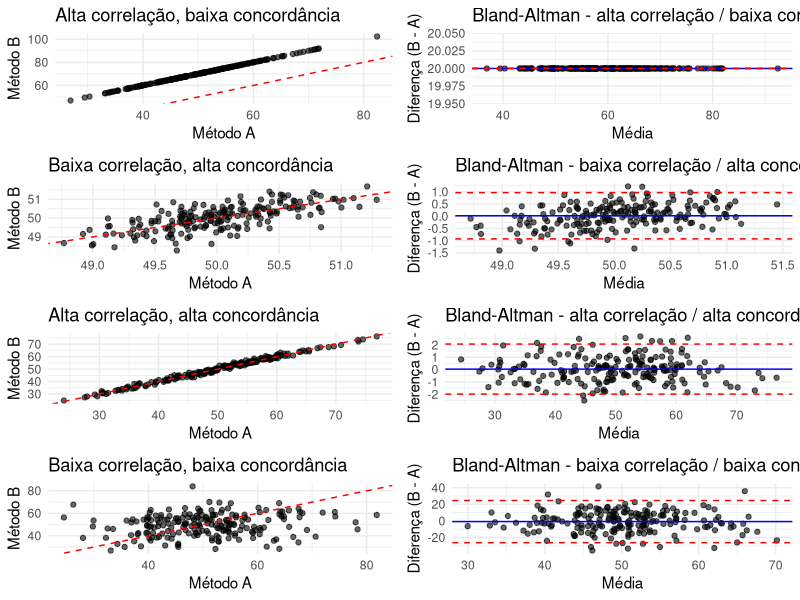

R code for this plot:
## ---- chunk 1
#| label: fig-concordancia-correlacao
#| echo: true
#| code-fold: true
#| code-summary: "Mostrar código da simulação"
#| message: false
#| warning: false
#| fig-width: 10
#| fig-height: 12
#| fig-cap: "Correlação e concordância em quatro cenários simulados."

library(ggplot2)

set.seed(123)

plot_scatter_identity <- function(df, titulo) {
  ggplot(df, aes(x = x, y = y)) +
    geom_point(alpha = 0.6) +
    geom_abline(
      slope = 1, intercept = 0,
      color = "red", linetype = "dashed"
    ) +
    labs(title = titulo, x = "Método A", y = "Método B") +
    theme_minimal()
}

plot_bland_altman <- function(df, titulo) {
  df$media <- (df$x + df$y) / 2
  df$diff <- df$y - df$x

  mean_diff <- mean(df$diff)
  sd_diff <- sd(df$diff)

  ggplot(df, aes(x = media, y = diff)) +
    geom_point(alpha = 0.6) +
    geom_hline(yintercept = mean_diff, color = "blue") +
    geom_hline(
      yintercept = mean_diff + 1.96 * sd_diff,
      linetype = "dashed", color = "red"
    ) +
    geom_hline(
      yintercept = mean_diff - 1.96 * sd_diff,
      linetype = "dashed", color = "red"
    ) +
    labs(
      title = paste("Bland-Altman -", titulo),
      x = "Média", y = "Diferença (B - A)"
    ) +
    theme_minimal()
}

x1 <- rnorm(200, 50, 10)
y1 <- x1 + 20
df1 <- data.frame(x = x1, y = y1)

x2 <- rnorm(200, 50, 0.5)
y2 <- x2 + rnorm(200, 0, 0.5)
df2 <- data.frame(x = x2, y = y2)

x3 <- rnorm(200, 50, 10)
y3 <- x3 + rnorm(200, 0, 1)
df3 <- data.frame(x = x3, y = y3)

x4 <- rnorm(200, 50, 10)
y4 <- rnorm(200, 50, 10)
df4 <- data.frame(x = x4, y = y4)

plots <- list(
  plot_scatter_identity(df1, "Alta correlação, baixa concordância"),
  plot_bland_altman(df1, "alta correlação / baixa concordância"),
  plot_scatter_identity(df2, "Baixa correlação, alta concordância"),
  plot_bland_altman(df2, "baixa correlação / alta concordância"),
  plot_scatter_identity(df3, "Alta correlação, alta concordância"),
  plot_bland_altman(df3, "alta correlação / alta concordância"),
  plot_scatter_identity(df4, "Baixa correlação, baixa concordância"),
  plot_bland_altman(df4, "baixa correlação / baixa concordância")
)

grid::grid.newpage()
grid::pushViewport(grid::viewport(layout = grid::grid.layout(4, 2)))

for (i in seq_along(plots)) {
  print(
    plots[[i]],
    vp = grid::viewport(
      layout.pos.row = ceiling(i / 2),
      layout.pos.col = ifelse(i %% 2 == 1, 1, 2)
    )
  )
}
## ---- chunk 2
#| label: tbl-testes-t-caso-4
#| echo: true
#| code-fold: true
#| code-summary: "Mostrar código dos testes t do caso 4"
#| message: false
#| warning: false

teste_t_medias <- t.test(x4, y4, paired = FALSE)
teste_t_pareado <- t.test(x4, y4, paired = TRUE)

diff_b_menos_a <- y4 - x4
resumo_caso_4 <- data.frame(
  medida = c(
    "Correlação",
    "Média do método A",
    "Média do método B",
    "Diferença média (B - A)",
    "Desvio padrão das diferenças",
    "Limite inferior de concordância",
    "Limite superior de concordância",
    "p-valor: teste t para médias simples",
    "p-valor: teste t pareado"
  ),
  valor = c(
    cor(x4, y4),
    mean(x4),
    mean(y4),
    mean(diff_b_menos_a),
    sd(diff_b_menos_a),
    mean(diff_b_menos_a) - 1.96 * sd(diff_b_menos_a),
    mean(diff_b_menos_a) + 1.96 * sd(diff_b_menos_a),
    teste_t_medias$p.value,
    teste_t_pareado$p.value
  )
)

knitr::kable(
  resumo_caso_4,
  digits = 3,
  caption = "Resumo do caso 4: baixa correlação e baixa concordância."
)
